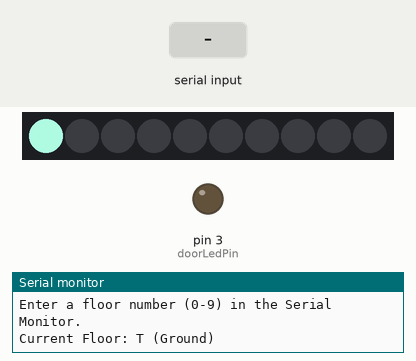
Bench run of a sketch on a simulated Arduino Uno, built with avr-gcc and run on an emulated ATmega328P. Parts: 10 RGB LEDs in strip order, left to right, output pins drawn as LEDs (lit = HIGH), the last lines printed to the serial monitor. Inputs (shaded band) come from the test bench. Dim RGB values are drawn brighter than linear; random numbers use the default seed unless the sketch sets one.

Above: at 1.2 s.
1.3 s: "5\n" received over Serial
At 1.5 s:
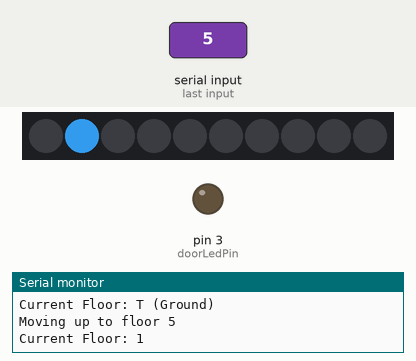
At 4.2 s:
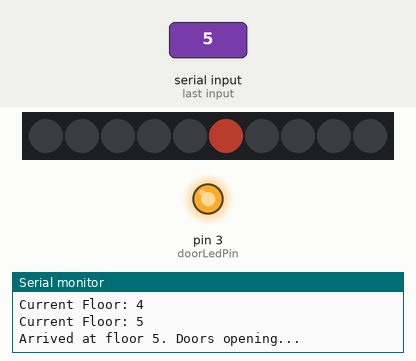
Timing chart, 0 to 8.8 s (numbered marks = the images above; inputs shaded):
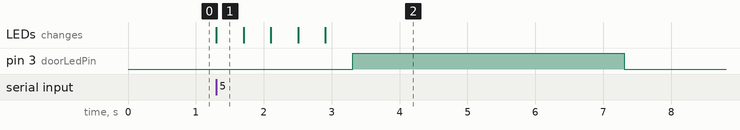

Measured:
- after the input at 1.3 s, pin 3 (doorLedPin): LOW → HIGH after 2.0 s, → LOW 4.0 s later; the LEDs: change at once (image 1)
- what the display in image 1 shows lasts 0.4 s, from 1.3 s to 1.7 s

The sketch:

arduino_elevator_simulation_with_NeoPixels.ino
```cpp
// Arduino Elevator Simulation with NeoPixels
#include <Adafruit_NeoPixel.h> // Include the NeoPixel library

// Define the NeoPixel pin and number of pixels
#define NEOPIXEL_PIN 2     // Digital pin connected to the NeoPixel data input
#define NUMPIXELS 10       // Total number of NeoPixels in your strip (0-9 for floors)

// Create a NeoPixel object
// Arguments: number of pixels, pin number, pixel type (NEO_GRB + NEO_KHZ800 for most strips)
Adafruit_NeoPixel pixels = Adafruit_NeoPixel(NUMPIXELS, NEOPIXEL_PIN, NEO_GRB + NEO_KHZ800);

// --- Global Variables ---
// Elevator state definitions
enum ElevatorState {
  ELEVATOR_IDLE,      // Elevator is waiting for input
  ELEVATOR_MOVING_UP, // Elevator is moving upwards
  ELEVATOR_MOVING_DOWN, // Elevator is moving downwards
  ELEVATOR_ARRIVED    // Elevator has reached its destination
};

ElevatorState elevatorState = ELEVATOR_IDLE; // Initial state: idle

int delayval = 400; // Delay for each step of elevator movement (milliseconds)
int currentFloor = 0; // The floor the elevator is currently on (starts at ground floor)
int desiredFloor = -1; // The floor the user wants to go to (-1 indicates no destination set)

// Door LED control
int doorLedPin = 3;   // Digital pin connected to the door indicator LED
bool doorsOpen = false; // true if doors are open, false if closed

// Variables for random NeoPixel colors
int redColor = 0;
int greenColor = 0;
int blueColor = 0;

// --- Function Prototypes ---
void setRandomColor();
void updateFloorLED(int floorIndex);
void controlDoors();
void printFloorStatus();

// --- Setup Function ---
void setup() {
  Serial.begin(9600); // Initialize serial communication for debugging and input
  while (!Serial); // Wait for serial port to connect (useful for some boards)

  pixels.begin(); // Initialize the NeoPixel library
  pixels.clear(); // Turn off all pixels initially
  pixels.show();  // Send the clear command to the strip

  pinMode(doorLedPin, OUTPUT); // Set the door LED pin as an output

  Serial.println("Arduino Elevator Ready!");
  Serial.println("Enter a floor number (0-9) in the Serial Monitor.");

  // Set the initial elevator position (ground floor)
  currentFloor = 0;
  updateFloorLED(currentFloor); // Light up the LED for the ground floor
  printFloorStatus(); // Print initial status
}

// --- Loop Function ---
void loop() {
  // --- Input Handling ---
  if (Serial.available() > 0 && elevatorState == ELEVATOR_IDLE) {
    // Read the input from the Serial Monitor
    String inputString = Serial.readStringUntil('\n');
    int inputFloor = inputString.toInt(); // Convert string to integer

    // Validate the input floor
    if (inputFloor >= 0 && inputFloor < NUMPIXELS) {
      if (inputFloor == currentFloor) {
        Serial.print("You are already on floor ");
        Serial.print(currentFloor);
        Serial.println(". Please enter a different floor.");
      } else {
        desiredFloor = inputFloor;
        if (desiredFloor > currentFloor) {
          elevatorState = ELEVATOR_MOVING_UP;
          Serial.print("Moving up to floor ");
          Serial.println(desiredFloor);
        } else {
          elevatorState = ELEVATOR_MOVING_DOWN;
          Serial.print("Moving down to floor ");
          Serial.println(desiredFloor);
        }
      }
    } else {
      Serial.println("Invalid floor. Please enter a number between 0 and 9.");
    }
  }

  // --- Elevator State Machine ---
  switch (elevatorState) {
    case ELEVATOR_IDLE:
      // Do nothing, just wait for input - The current floor LED is already lit
      break;

    case ELEVATOR_MOVING_UP:
      if (currentFloor < desiredFloor) {
        // Move up one floor
        currentFloor++;
        updateFloorLED(currentFloor); // Light up the new current floor's LED
        printFloorStatus();
        delay(delayval); // Simulate travel time
      } else {
        // Reached destination
        elevatorState = ELEVATOR_ARRIVED;
      }
      break;

    case ELEVATOR_MOVING_DOWN:
      if (currentFloor > desiredFloor) {
        // Move down one floor
        currentFloor--;
        updateFloorLED(currentFloor); // Light up the new current floor's LED
        printFloorStatus();
        delay(delayval); // Simulate travel time
      } else {
        // Reached destination
        elevatorState = ELEVATOR_ARRIVED;
      }
      break;

    case ELEVATOR_ARRIVED:
      Serial.print("Arrived at floor ");
      Serial.print(currentFloor);
      Serial.println(". Doors opening...");
      doorsOpen = true;
      controlDoors(); // Open doors LED
      delay(4000); // Doors open for 4 seconds

      Serial.println("Doors closing...");
      doorsOpen = false;
      controlDoors(); // Close doors LED
      delay(1000); // Small delay after closing doors

      desiredFloor = -1; // Reset desired floor
      elevatorState = ELEVATOR_IDLE; // Go back to idle state, waiting for next input
      Serial.println("Enter a floor number (0-9) in the Serial Monitor.");
      break;
  }
}

// --- Helper Functions ---

// Sets a random color for the NeoPixel.
void setRandomColor() {
  redColor = random(0, 256);   // 0-255 for RGB values
  greenColor = random(0, 256);
  blueColor = random(0, 256);
}

//Updates the NeoPixel display to show the current floor.
// Turns off all pixels then lights up the specified one.
void updateFloorLED(int floorIndex) {
  if (floorIndex >= 0 && floorIndex < NUMPIXELS) {
    pixels.clear(); // Turn off all pixels
    setRandomColor(); // Get a new random color for the active pixel
    // Set the specified pixel to the random color
    pixels.setPixelColor(floorIndex, pixels.Color(redColor, greenColor, blueColor));
    pixels.show(); // Send the updated pixel colors to the hardware
  }
}

// Controls the state of the door indicator LED.
void controlDoors() {
  if (doorsOpen) {
    digitalWrite(doorLedPin, HIGH); // Turn on LED for open doors
  } else {
    digitalWrite(doorLedPin, LOW);  // Turn off LED for closed doors
  }
}

// Prints the current floor status to the Serial Monitor.
void printFloorStatus() {
  Serial.print("Current Floor: ");
  // Special case for ground floor
  if (currentFloor == 0) {
    Serial.println("T (Ground)");
  } else {
    Serial.println(currentFloor);
  }
}
```
